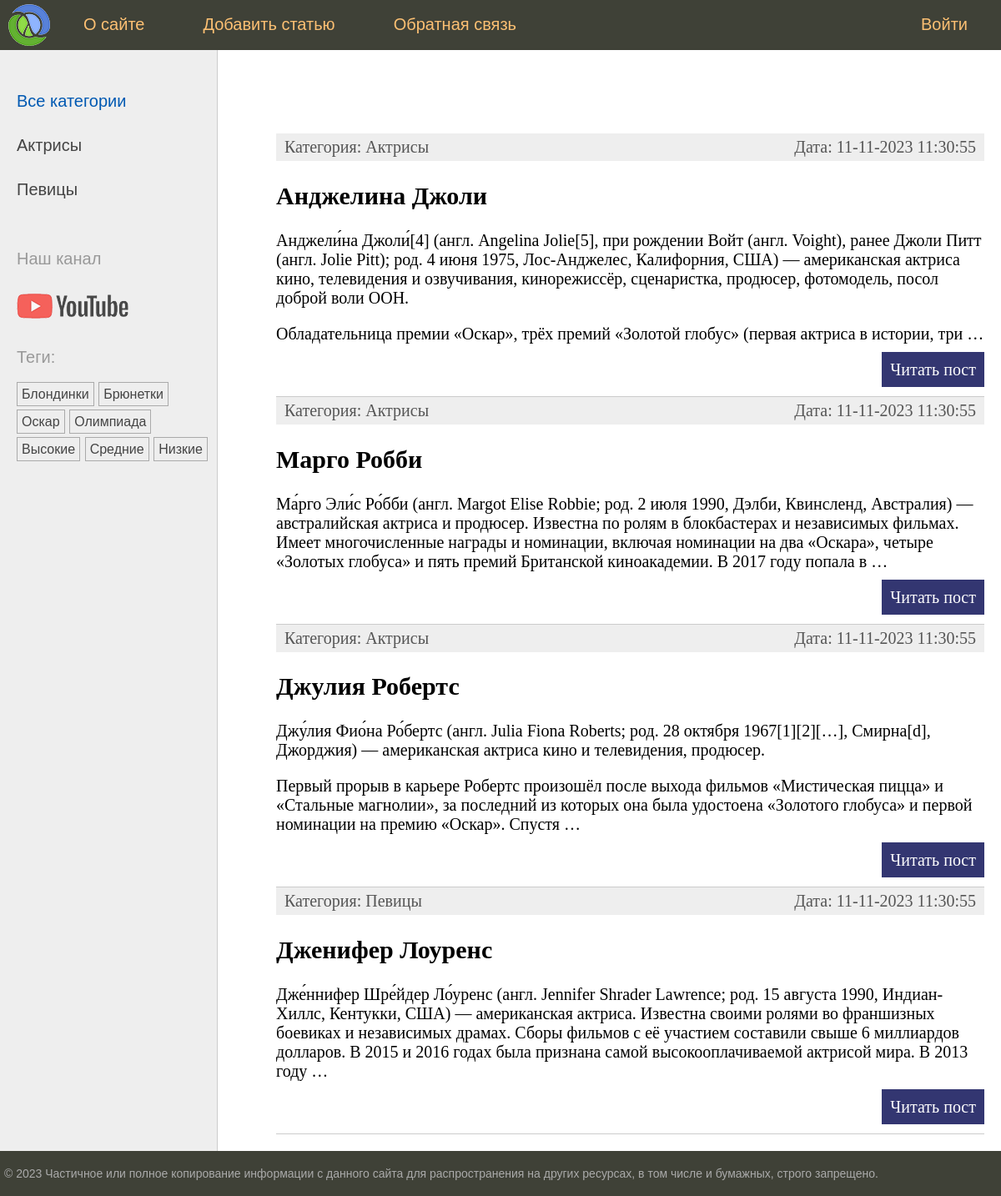
The app's page /, older data.
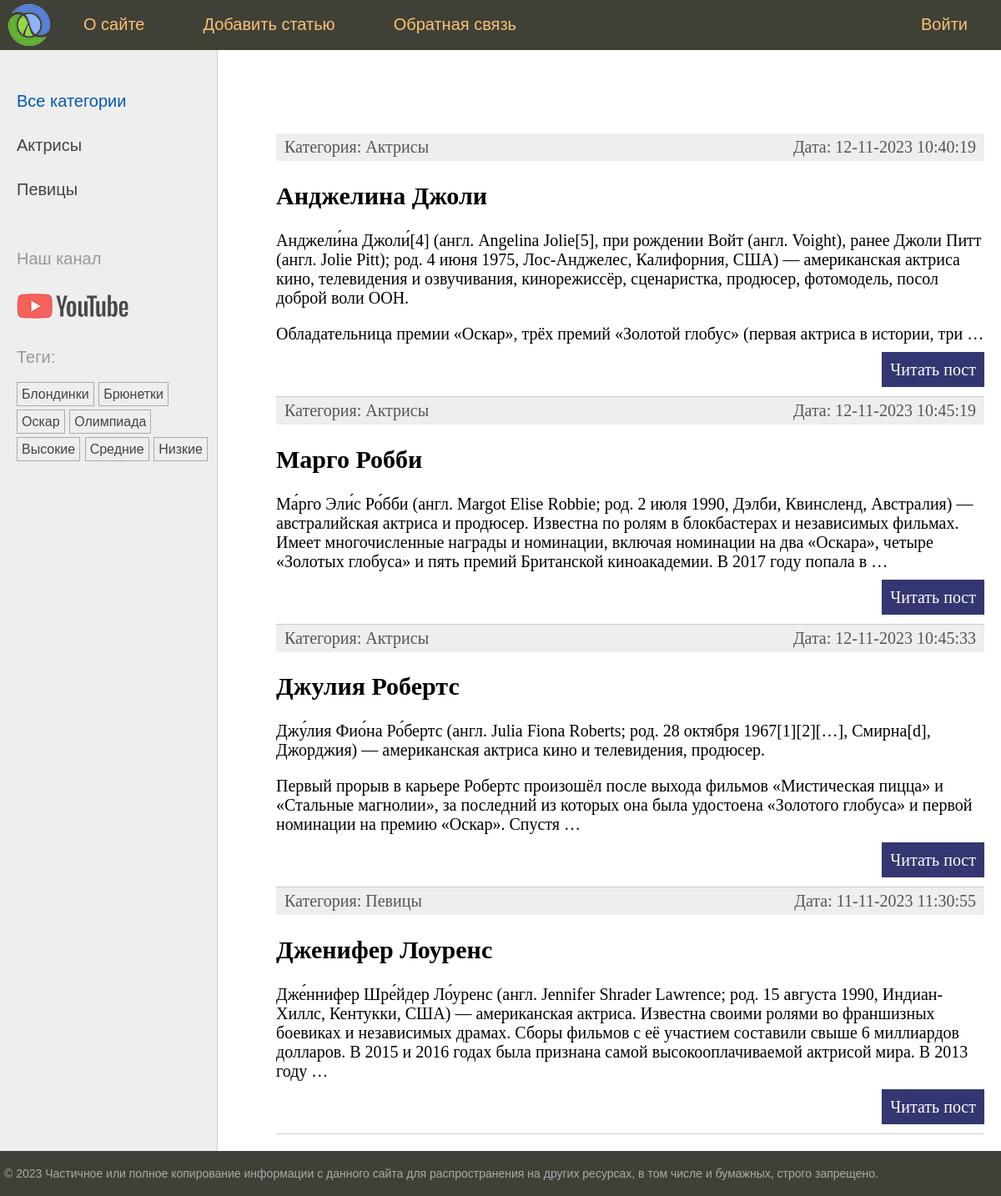
The same page, newer data.
### women/models.py (models this page shows, shortened)
class Category(models.Model):
    name = models.CharField(max_length=100, db_index=True)
    slug = models.SlugField(max_length=255, unique=True, db_index=True)
    def get_absolute_url(self):
        return reverse('category', kwargs={'cat_slug': self.slug})

class TagPost(models.Model):
    tag = models.CharField(max_length=100, db_index=True)
    slug = models.SlugField(max_length=255, unique=True, db_index=True)
    def get_absolute_url(self):
        return reverse('tag', kwargs={'tag_slug': self.slug})

class Women(models.Model):
    class Status(models.IntegerChoices):
        DRAFT = 0, 'Черновик'
        PUBLISHED = 1, 'Опубликовано'
    title = models.CharField(max_length=255)
    slug = models.SlugField(max_length=255, unique=True, db_index=True)
    content = models.TextField(blank=True)
    time_create = models.DateTimeField(auto_now_add=True)
    time_update = models.DateTimeField(auto_now=True)
    is_published = models.BooleanField(choices=Status.choices, default=Status.DRAFT)
    cat = models.ForeignKey('Category', on_delete=models.PROTECT, related_name='posts')
    tags = models.ManyToManyField('TagPost', blank=True, related_name='tags')
    husband = models.OneToOneField('Husband', on_delete=models.SET_NULL, null=True, blank=True, related_name='wuman')
    objects = models.Manager()
    published = PublishedManager()
    class Meta:
        ordering = ['-time_create']
        indexes = [
            models.Index(fields=['-time_create']),
        ]
    def get_absolute_url(self):
        return reverse('post', kwargs={'post_slug': self.slug})

### women/views.py (the view)
# urls.py: path('', index, name='home'),
def index(request: HttpRequest) -> HttpResponse:
    posts = Women.published.all()
    data = {
        'title': 'Главная страница',
        'menu': menu,
        'posts': posts,
        'cat_selected': 0,
    }
    return render(request, 'women/index.html', context=data)

### women/models.py (called while the page is built)
    def get_queryset(self) -> models.QuerySet:
        return super().get_queryset().filter(is_published=Women.Status.PUBLISHED)

### women/templatetags/women_tags.py (called while the page is built)
@register.inclusion_tag('women/list_categories.html')
def show_categories(cat_selected: int = 0) -> dict[str, Category | int]:
    cats = Category.objects.all()
    return {'cats': cats, 'cat_selected': cat_selected}

@register.inclusion_tag('women/list_tags.html')
def show_all_tags() -> dict[str, TagPost]:
    return {'tags': TagPost.objects.all()}

### women/templates/women/index.html (shortened to what this page needs)
{% extends 'base.html' %}
{% block content %}
    <ul class="list-articles">
        {% for p in posts %}
            <li>
                <div class="article-panel">
                    <p class="first">Категория: {{ p.cat.name }}</p>
                    <p class="last">Дата: {{ p.time_update|date:"d-m-Y H:i:s" }}</p>
                </div>
                <h2>{{ p.title }}</h2>
                {% autoescape off %}
                    {{ p.content|linebreaks|truncatewords:50 }}
                {% endautoescape %}
                <p class="link-read-post"><a href="{{ p.get_absolute_url }}">Читать пост</a></p>
            </li>
        {% endfor %}
    </ul>
{% endblock %}

### templates/base.html (shortened to what this page needs)
{% load static %}
{% load women_tags %}
<!DOCTYPE html>
<html>
<head>
	<link type="text/css" href="{% static 'women/css/styles.css' %}" rel="stylesheet" />
</head>
<body>
<table class="table-page" border=0 cellpadding="0" cellspacing="0">
    <tr>
        <td valign=top>
            {% block mainmenu %}
                <div class="header">
                    <ul id="mainmenu" class="mainmenu">
                        <li class="logo"><a href="{% url 'home' %}"><div class="logo"></div></a></li>
                        {% for m in menu %}
                            {% if not forloop.last %}<li>{% else %}<li class="last">{% endif %}
                        <a href="{% url m.url_name %}">{{ m.title }}</a></li>
                        {% endfor %}
                    </ul>
                </div>
            {% endblock mainmenu %}
            <table class="table-content" border=0 cellpadding="0" cellspacing="0">
                <tr>
                    <td valign="top" class="left-chapters">
                        <ul id="leftchapters">
                            {% if cat_selected == 0 %}
                                <li class="selected">Все категории</li>
                            {% else %}
                                <li><a href="{% url 'home' %}">Все категории</a></li>
                            {% endif %}
                            {% show_categories cat_selected %}
                            <li class="share">
                                <p>Наш канал</p>
                                <a class="share-yt"
                                   href="https://www.youtube.com/channel/UClJzWfGWuGJL2t-3dYKcHTA/playlists"
                                   target="_blank" rel="nofollow"></a>
                            </li>
                            <li>{% show_all_tags %}</li>
                        </ul>
                    </td>
                    <td valign="top" class="content">
                        <div class="content-text">
                            {% block content %}
                            {% endblock %}
                        </div>
                    </td>
                </tr>
            </table>
        </td>
    </tr>
    <tr>
        <td valign=top>
            <div id="footer">
                <p>&copy; 2023 Частичное или полное копирование информации с данного сайта для распространения на других
                    ресурсах, в том числе и бумажных, строго запрещено.</p>
            </div>
        </td>
    </tr>
</table>
</body>
</html>

### women/templates/women/list_categories.html
{% for cat in cats %}
    {% if cat.id == cat_selected %}
        <li class="selected">{{ cat.name }}</li>
    {% else %}
        <li><a href="{{ cat.get_absolute_url }}">{{ cat.name }}</a></li>
    {% endif %}
{% endfor %}

### women/templates/women/list_tags.html
{% if tags %}
    <p>Теги: </p>
    <ul class="tags-list">
        {% for t in tags %}
            <li><a href="{{ t.get_absolute_url }}">{{ t.tag }}</a></li>
        {% endfor %}
    </ul>
{% endif %}

### women/static/women/css/styles.css (style rules this page uses)
html, body { font-family: 'Arial'; margin: 0; padding: 0; height: 100%; width: 100%; color: #444; }
a { color: #0059b2; text-decoration: none; }
p.link-read-post { text-align: right; }
p.link-read-post a { padding: 10px; min-width: 100px; background: #333671; color: #fff; text-decoration: none; }
div.article-panel { background: #eee; padding: 5px 10px 5px 10px; box-sizing: border-box; overflow: hidden; color: #555; }
div.article-panel p.first { margin: 0; float: left; }
div.article-panel p.last { margin: 0; float: right; }
ul.list-articles { list-style: none; margin: 0; padding: 0; }
ul.list-articles li { border-bottom: 1px solid #ccc; }
.table-page { width: 100%; height: 100%; vertical-align: top; }
.table-page tr { height: 100%; }
.header { background: #3F4137; height: 60px; }
.logo { background: url('../images/logo.png') no-repeat 10px 5px; width: 70px; height: 60px; }
ul.mainmenu { list-style: none; margin: 0; padding: 0; height: 60px; color: #fdc073; font-size: 20px; overflow: hidden; }
ul.mainmenu li { float: left; margin: 18px 40px 0 30px; }
ul.mainmenu li.logo { margin: 0; }
ul.mainmenu li.last { float: right; }
ul.mainmenu li a { color: #fdc073; text-decoration: none; }
.table-content { width: 100%; min-height: 100%; height: 100%; }
.left-chapters { margin: 0; background: #eee; border-right: 1px solid #ccc; }
.left-chapters ul { width: 230px; margin: 0; padding: 20px 10px 10px 20px; list-style: none; font-size: 20px; }
.left-chapters ul li { margin: 30px 0 0 0; color: #999; }
.left-chapters ul li.selected { color: #0059b2; }
.left-chapters ul li a { color: #444; text-decoration: none; }
.left-chapters ul li.share { margin: 60px 0 0 0; }
.left-chapters ul li.share p { margin: 30px 0 30px 0; }
.left-chapters ul li.share a { display: inline-block; width: 40px; height: 40px; margin: 0 20px 0 0; }
.left-chapters ul li.share a.share-yt { width: 100%; height: 30px; background: url('../images/share_yt.png') no-repeat 0 0 }
ul.tags-list { width: 100%; margin: 0; padding: 0; list-style: none; }
ul.tags-list li { margin: 0; padding: 0 0 10px; display: inline-block; }
ul.tags-list li a { padding: 5px; font-size: 16px; border: 1px solid #aaa; }
.content { padding: 40px 20px 20px 40px; width: 100%; box-sizing: border-box; }
.content-text { margin: 60px 0 0 30px; color: #000; font-size: 20px; font-family: Yandex Sans Display Light; }
#footer { box-sizing: border-box; background: #3F4137; padding: 5px; color: #aaa; font-size: 14px; font-family: Verdana, Geneva, Arial, Helvetica; text-align: left; overflow: hidden; }

Row changes from the older to the newer data that the page shows:
changed Women "Анджелина Джоли": time_update "11-11-2023 11:30:55" → "12-11-2023 10:40:19"
changed Women "Марго Робби": time_update "11-11-2023 11:30:55" → "12-11-2023 10:45:19"
changed Women "Джулия Робертс": time_update "11-11-2023 11:30:55" → "12-11-2023 10:45:33"
